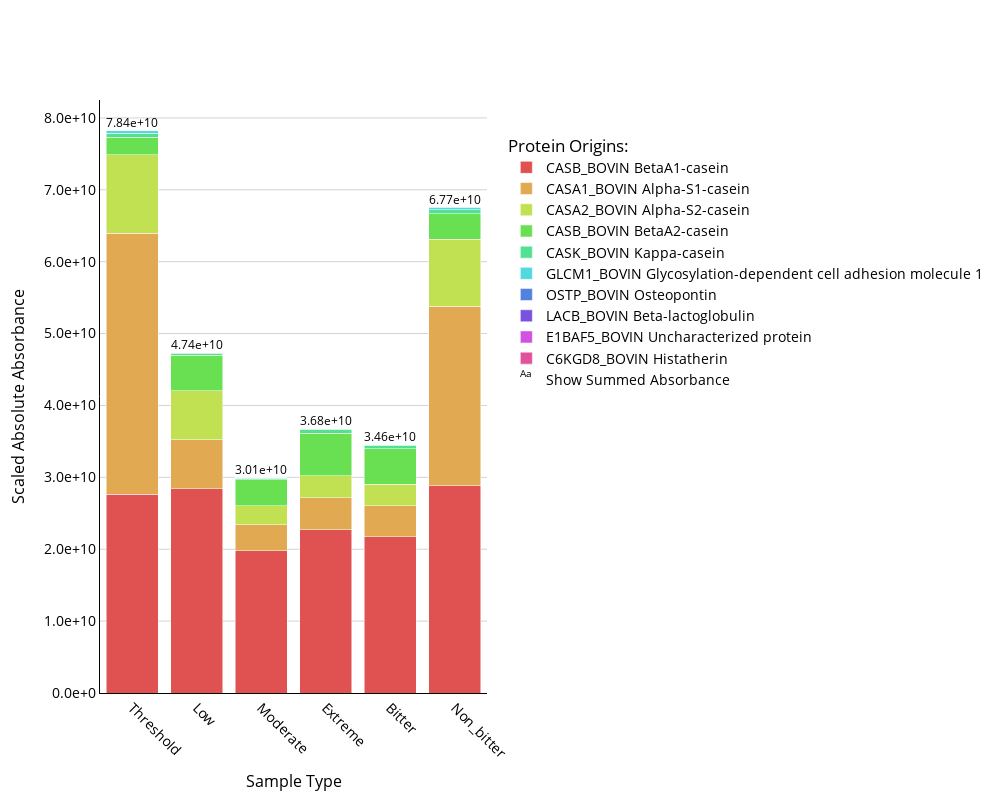

Notebook source saved alongside this figure:
### Code cell
# Initialize the interface
data_transformer = DataTransformation()
data_transformer.setup_data_loading_ui()

# Create protein plotter
protein_plotter = ProteinPlotter(data_transformer)
protein_plotter.display()

### Figure 1 — Plotly figure (JSON) as saved in the notebook; plotly's stock layout.template omitted (floating-point values rounded to 4 significant figures)
{"data": [{"hoverinfo": "text", "hovertext": ["Protein: P02666A1<br>Description: CASB_BOVIN BetaA1-casein<br>Sample: Threshold<br>Relative Absorbance: 35.25%<br>Absolute Absorbance: 2.76e+10<br>", "Protein: P02666A1<br>Description: CASB_BOVIN BetaA1-casein<br>Sample: Low<br>Relative Absorbance: 59.95%<br>Absolute Absorbance: 2.84e+10<br>", "Protein: P02666A1<br>Description: CASB_BOVIN BetaA1-casein<br>Sample: Moderate<br>Relative Absorbance: 65.80%<br>Absolute Absorbance: 1.98e+10<br>", "Protein: P02666A1<br>Description: CASB_BOVIN BetaA1-casein<br>Sample: Extreme<br>Relative Absorbance: 61.68%<br>Absolute Absorbance: 2.27e+10<br>", "Protein: P02666A1<br>Description: CASB_BOVIN BetaA1-casein<br>Sample: Bitter<br>Relative Absorbance: 62.74%<br>Absolute Absorbance: 2.17e+10<br>", "Protein: P02666A1<br>Description: CASB_BOVIN BetaA1-casein<br>Sample: Non_bitter<br>Relative Absorbance: 42.57%<br>Absolute Absorbance: 2.88e+10<br>"], "marker": {"color": "hsl(0.0,70%,60%)"}, "name": "CASB_BOVIN BetaA1-casein", "type": "bar", "x": ["Threshold", "Low", "Moderate", "Extreme", "Bitter", "Non_bitter"], "y": [27630000000.0, 28430000000.0, 19770000000.0, 22710000000.0, 21740000000.0, 28810000000.0]}, {"hoverinfo": "text", "hovertext": ["Protein: P02662<br>Description: CASA1_BOVIN Alpha-S1-casein<br>Sample: Threshold<br>Relative Absorbance: 46.32%<br>Absolute Absorbance: 3.63e+10<br>", "Protein: P02662<br>Description: CASA1_BOVIN Alpha-S1-casein<br>Sample: Low<br>Relative Absorbance: 14.30%<br>Absolute Absorbance: 6.78e+09<br>", "Protein: P02662<br>Description: CASA1_BOVIN Alpha-S1-casein<br>Sample: Moderate<br>Relative Absorbance: 12.11%<br>Absolute Absorbance: 3.64e+09<br>", "Protein: P02662<br>Description: CASA1_BOVIN Alpha-S1-casein<br>Sample: Extreme<br>Relative Absorbance: 12.05%<br>Absolute Absorbance: 4.44e+09<br>", "Protein: P02662<br>Description: CASA1_BOVIN Alpha-S1-casein<br>Sample: Bitter<br>Relative Absorbance: 12.51%<br>Absolute Absorbance: 4.34e+09<br>", "Protein: P02662<br>Description: CASA1_BOVIN Alpha-S1-casein<br>Sample: Non_bitter<br>Relative Absorbance: 36.93%<br>Absolute Absorbance: 2.50e+10<br>"], "marker": {"color": "hsl(36.666666666666664,70%,60%)"}, "name": "CASA1_BOVIN Alpha-S1-casein", "type": "bar", "x": ["Threshold", "Low", "Moderate", "Extreme", "Bitter", "Non_bitter"], "y": [36300000000.0, 6782000000.0, 3640000000.0, 4438000000.0, 4336000000.0, 24990000000.0]}, {"hoverinfo": "text", "hovertext": ["Protein: P02663<br>Description: CASA2_BOVIN Alpha-S2-casein<br>Sample: Threshold<br>Relative Absorbance: 13.96%<br>Absolute Absorbance: 1.09e+10<br>", "Protein: P02663<br>Description: CASA2_BOVIN Alpha-S2-casein<br>Sample: Low<br>Relative Absorbance: 14.32%<br>Absolute Absorbance: 6.79e+09<br>", "Protein: P02663<br>Description: CASA2_BOVIN Alpha-S2-casein<br>Sample: Moderate<br>Relative Absorbance: 8.70%<br>Absolute Absorbance: 2.62e+09<br>", "Protein: P02663<br>Description: CASA2_BOVIN Alpha-S2-casein<br>Sample: Extreme<br>Relative Absorbance: 8.41%<br>Absolute Absorbance: 3.10e+09<br>", "Protein: P02663<br>Description: CASA2_BOVIN Alpha-S2-casein<br>Sample: Bitter<br>Relative Absorbance: 8.65%<br>Absolute Absorbance: 3.00e+09<br>", "Protein: P02663<br>Description: CASA2_BOVIN Alpha-S2-casein<br>Sample: Non_bitter<br>Relative Absorbance: 13.78%<br>Absolute Absorbance: 9.33e+09<br>"], "marker": {"color": "hsl(73.33333333333333,70%,60%)"}, "name": "CASA2_BOVIN Alpha-S2-casein", "type": "bar", "x": ["Threshold", "Low", "Moderate", "Extreme", "Bitter", "Non_bitter"], "y": [10940000000.0, 6795000000.0, 2615000000.0, 3097000000.0, 2997000000.0, 9325000000.0]}, {"hoverinfo": "text", "hovertext": ["Protein: P02666A2<br>Description: CASB_BOVIN BetaA2-casein<br>Sample: Threshold<br>Relative Absorbance: 3.12%<br>Absolute Absorbance: 2.44e+09<br>", "Protein: P02666A2<br>Description: CASB_BOVIN BetaA2-casein<br>Sample: Low<br>Relative Absorbance: 10.42%<br>Absolute Absorbance: 4.94e+09<br>", "Protein: P02666A2<br>Description: CASB_BOVIN BetaA2-casein<br>Sample: Moderate<br>Relative Absorbance: 12.00%<br>Absolute Absorbance: 3.60e+09<br>", "Protein: P02666A2<br>Description: CASB_BOVIN BetaA2-casein<br>Sample: Extreme<br>Relative Absorbance: 16.02%<br>Absolute Absorbance: 5.90e+09<br>", "Protein: P02666A2<br>Description: CASB_BOVIN BetaA2-casein<br>Sample: Bitter<br>Relative Absorbance: 14.21%<br>Absolute Absorbance: 4.92e+09<br>", "Protein: P02666A2<br>Description: CASB_BOVIN BetaA2-casein<br>Sample: Non_bitter<br>Relative Absorbance: 5.24%<br>Absolute Absorbance: 3.55e+09<br>"], "marker": {"color": "hsl(110.0,70%,60%)"}, "name": "CASB_BOVIN BetaA2-casein", "type": "bar", "x": ["Threshold", "Low", "Moderate", "Extreme", "Bitter", "Non_bitter"], "y": [2444000000.0, 4942000000.0, 3605000000.0, 5897000000.0, 4923000000.0, 3549000000.0]}, {"hoverinfo": "text", "hovertext": ["Protein: P02668<br>Description: CASK_BOVIN Kappa-casein<br>Sample: Threshold<br>Relative Absorbance: 0.75%<br>Absolute Absorbance: 5.86e+08<br>", "Protein: P02668<br>Description: CASK_BOVIN Kappa-casein<br>Sample: Low<br>Relative Absorbance: 0.60%<br>Absolute Absorbance: 2.84e+08<br>", "Protein: P02668<br>Description: CASK_BOVIN Kappa-casein<br>Sample: Moderate<br>Relative Absorbance: 0.83%<br>Absolute Absorbance: 2.50e+08<br>", "Protein: P02668<br>Description: CASK_BOVIN Kappa-casein<br>Sample: Extreme<br>Relative Absorbance: 1.44%<br>Absolute Absorbance: 5.30e+08<br>", "Protein: P02668<br>Description: CASK_BOVIN Kappa-casein<br>Sample: Bitter<br>Relative Absorbance: 1.43%<br>Absolute Absorbance: 4.96e+08<br>", "Protein: P02668<br>Description: CASK_BOVIN Kappa-casein<br>Sample: Non_bitter<br>Relative Absorbance: 0.84%<br>Absolute Absorbance: 5.69e+08<br>"], "marker": {"color": "hsl(146.66666666666666,70%,60%)"}, "name": "CASK_BOVIN Kappa-casein", "type": "bar", "x": ["Threshold", "Low", "Moderate", "Extreme", "Bitter", "Non_bitter"], "y": [586000000.0, 284200000.0, 250500000.0, 529800000.0, 496400000.0, 568900000.0]}, {"hoverinfo": "text", "hovertext": ["Protein: P80195<br>Description: GLCM1_BOVIN Glycosylation-dependent cell adhesion molecule 1<br>Sample: Threshold<br>Relative Absorbance: 0.45%<br>Absolute Absorbance: 3.55e+08<br>", "Protein: P80195<br>Description: GLCM1_BOVIN Glycosylation-dependent cell adhesion molecule 1<br>Sample: Low<br>Relative Absorbance: 0.38%<br>Absolute Absorbance: 1.80e+08<br>", "Protein: P80195<br>Description: GLCM1_BOVIN Glycosylation-dependent cell adhesion molecule 1<br>Sample: Moderate<br>Relative Absorbance: 0.46%<br>Absolute Absorbance: 1.39e+08<br>", "Protein: P80195<br>Description: GLCM1_BOVIN Glycosylation-dependent cell adhesion molecule 1<br>Sample: Extreme<br>Relative Absorbance: 0.36%<br>Absolute Absorbance: 1.33e+08<br>", "Protein: P80195<br>Description: GLCM1_BOVIN Glycosylation-dependent cell adhesion molecule 1<br>Sample: Bitter<br>Relative Absorbance: 0.39%<br>Absolute Absorbance: 1.36e+08<br>", "Protein: P80195<br>Description: GLCM1_BOVIN Glycosylation-dependent cell adhesion molecule 1<br>Sample: Non_bitter<br>Relative Absorbance: 0.47%<br>Absolute Absorbance: 3.19e+08<br>"], "marker": {"color": "hsl(183.33333333333331,70%,60%)"}, "name": "GLCM1_BOVIN Glycosylation-dependent cell adhesion molecule 1", "type": "bar", "x": ["Threshold", "Low", "Moderate", "Extreme", "Bitter", "Non_bitter"], "y": [355000000.0, 179800000.0, 139400000.0, 132700000.0, 135700000.0, 318900000.0]}, {"hoverinfo": "text", "hovertext": ["Protein: P31096<br>Description: OSTP_BOVIN Osteopontin<br>Sample: Threshold<br>Relative Absorbance: 0.07%<br>Absolute Absorbance: 5.76e+07<br>", "Protein: P31096<br>Description: OSTP_BOVIN Osteopontin<br>Sample: Low<br>Relative Absorbance: 0.01%<br>Absolute Absorbance: 5.33e+06<br>", "Protein: P31096<br>Description: OSTP_BOVIN Osteopontin<br>Sample: Moderate<br>Relative Absorbance: 0.02%<br>Absolute Absorbance: 6.18e+06<br>", "Protein: P31096<br>Description: OSTP_BOVIN Osteopontin<br>Sample: Extreme<br>Relative Absorbance: 0.01%<br>Absolute Absorbance: 5.22e+06<br>", "Protein: P31096<br>Description: OSTP_BOVIN Osteopontin<br>Sample: Bitter<br>Relative Absorbance: 0.02%<br>Absolute Absorbance: 5.66e+06<br>", "Protein: P31096<br>Description: OSTP_BOVIN Osteopontin<br>Sample: Non_bitter<br>Relative Absorbance: 0.07%<br>Absolute Absorbance: 4.88e+07<br>"], "marker": {"color": "hsl(220.0,70%,60%)"}, "name": "OSTP_BOVIN Osteopontin", "type": "bar", "x": ["Threshold", "Low", "Moderate", "Extreme", "Bitter", "Non_bitter"], "y": [57600000.0, 5334000.0, 6178000.0, 5218000.0, 5656000.0, 48840000.0]}, {"hoverinfo": "text", "hovertext": ["Protein: P02754<br>Description: LACB_BOVIN Beta-lactoglobulin<br>Sample: Threshold<br>Relative Absorbance: 0.03%<br>Absolute Absorbance: 2.19e+07<br>", "Protein: P02754<br>Description: LACB_BOVIN Beta-lactoglobulin<br>Sample: Low<br>Relative Absorbance: 0.00%<br>Absolute Absorbance: 1.53e+06<br>", "Protein: P02754<br>Description: LACB_BOVIN Beta-lactoglobulin<br>Sample: Moderate<br>Relative Absorbance: 0.01%<br>Absolute Absorbance: 4.03e+06<br>", "Protein: P02754<br>Description: LACB_BOVIN Beta-lactoglobulin<br>Sample: Extreme<br>Relative Absorbance: 0.00%<br>Absolute Absorbance: 1.13e+06<br>", "Protein: P02754<br>Description: LACB_BOVIN Beta-lactoglobulin<br>Sample: Bitter<br>Relative Absorbance: 0.01%<br>Absolute Absorbance: 3.91e+06<br>", "Protein: P02754<br>Description: LACB_BOVIN Beta-lactoglobulin<br>Sample: Non_bitter<br>Relative Absorbance: 0.03%<br>Absolute Absorbance: 1.97e+07<br>"], "marker": {"color": "hsl(256.66666666666663,70%,60%)"}, "name": "LACB_BOVIN Beta-lactoglobulin", "type": "bar", "x": ["Threshold", "Low", "Moderate", "Extreme", "Bitter", "Non_bitter"], "y": [21880000.0, 1528000.0, 4030000.0, 1128000.0, 3907000.0, 19680000.0]}, {"hoverinfo": "text", "hovertext": ["Protein: E1BAF5<br>Description: E1BAF5_BOVIN Uncharacterized protein<br>Sample: Threshold<br>Relative Absorbance: 0.00%<br>Absolute Absorbance: 2.57e+05<br>", "Protein: E1BAF5<br>Description: E1BAF5_BOVIN Uncharacterized protein<br>Sample: Low<br>Relative Absorbance: 0.01%<br>Absolute Absorbance: 5.04e+06<br>", "Protein: E1BAF5<br>Description: E1BAF5_BOVIN Uncharacterized protein<br>Sample: Moderate<br>Relative Absorbance: 0.06%<br>Absolute Absorbance: 1.66e+07<br>", "Protein: E1BAF5<br>Description: E1BAF5_BOVIN Uncharacterized protein<br>Sample: Extreme<br>Relative Absorbance: 0.01%<br>Absolute Absorbance: 4.74e+06<br>", "Protein: E1BAF5<br>Description: E1BAF5_BOVIN Uncharacterized protein<br>Sample: Bitter<br>Relative Absorbance: 0.03%<br>Absolute Absorbance: 9.81e+06<br>", "Protein: E1BAF5<br>Description: E1BAF5_BOVIN Uncharacterized protein<br>Sample: Non_bitter<br>Relative Absorbance: 0.01%<br>Absolute Absorbance: 3.85e+06<br>"], "marker": {"color": "hsl(293.3333333333333,70%,60%)"}, "name": "E1BAF5_BOVIN Uncharacterized protein", "type": "bar", "x": ["Threshold", "Low", "Moderate", "Extreme", "Bitter", "Non_bitter"], "y": [256900.0, 5041000.0, 16580000.0, 4742000.0, 9814000.0, 3845000.0]}, {"hoverinfo": "text", "hovertext": ["Protein: C6KGD8<br>Description: C6KGD8_BOVIN Histatherin<br>Sample: Threshold<br>Relative Absorbance: 0.02%<br>Absolute Absorbance: 1.52e+07<br>", "Protein: C6KGD8<br>Description: C6KGD8_BOVIN Histatherin<br>Sample: Low<br>Relative Absorbance: 0.01%<br>Absolute Absorbance: 3.27e+06<br>", "Protein: C6KGD8<br>Description: C6KGD8_BOVIN Histatherin<br>Sample: Moderate<br>Relative Absorbance: 0.00%<br>Absolute Absorbance: 0.00e+00<br>", "Protein: C6KGD8<br>Description: C6KGD8_BOVIN Histatherin<br>Sample: Extreme<br>Relative Absorbance: 0.00%<br>Absolute Absorbance: 2.32e+05<br>", "Protein: C6KGD8<br>Description: C6KGD8_BOVIN Histatherin<br>Sample: Bitter<br>Relative Absorbance: 0.00%<br>Absolute Absorbance: 2.32e+05<br>", "Protein: C6KGD8<br>Description: C6KGD8_BOVIN Histatherin<br>Sample: Non_bitter<br>Relative Absorbance: 0.02%<br>Absolute Absorbance: 1.40e+07<br>"], "marker": {"color": "hsl(330.0,70%,60%)"}, "name": "C6KGD8_BOVIN Histatherin", "type": "bar", "x": ["Threshold", "Low", "Moderate", "Extreme", "Bitter", "Non_bitter"], "y": [15190000.0, 3267000.0, 0, 232400.0, 232400.0, 13980000.0]}, {"hoverinfo": "none", "mode": "text", "name": "Show Summed Absorbance", "showlegend": true, "text": ["7.84e+10", "4.74e+10", "3.01e+10", "3.68e+10", "3.46e+10", "6.77e+10"], "textfont": {"color": "black", "size": 12}, "textposition": "top center", "texttemplate": "%{text}", "type": "scatter", "x": ["Threshold", "Low", "Moderate", "Extreme", "Bitter", "Non_bitter"], "y": [78370000000.0, 47430000000.0, 30050000000.0, 36820000000.0, 34650000000.0, 67670000000.0]}], "layout": {"barmode": "stack", "height": 800, "hoverlabel": {"bgcolor": "white", "font": {"family": "Arial", "size": 14}}, "legend": {"bgcolor": "rgba(255, 255, 255, 0.9)", "font": {"color": "black", "size": 14}, "title": {"text": "Protein Origins:"}, "traceorder": "normal", "x": 1.05, "xanchor": "left", "y": 0.95, "yanchor": "top"}, "margin": {"b": 100, "l": 100, "r": 500, "t": 100}, "showlegend": true, "title": {"font": {"color": "black", "size": 18}, "text": "", "x": 0.5, "xanchor": "center", "y": 0.95, "yanchor": "top"}, "width": 1000, "xaxis": {"linecolor": "black", "linewidth": 1, "mirror": false, "showline": true, "tickangle": 45, "tickfont": {"color": "black", "size": 14}, "title": {"font": {"color": "black", "size": 16}, "text": "Sample Type"}}, "yaxis": {"exponentformat": "E", "gridcolor": "lightgray", "linecolor": "black", "linewidth": 1, "mirror": false, "showexponent": "all", "showgrid": true, "showline": true, "tickfont": {"color": "black", "size": 14}, "tickformat": ".1e", "title": {"font": {"color": "black", "size": 16}, "text": "Scaled Absolute Absorbance"}, "zeroline": false}}}
